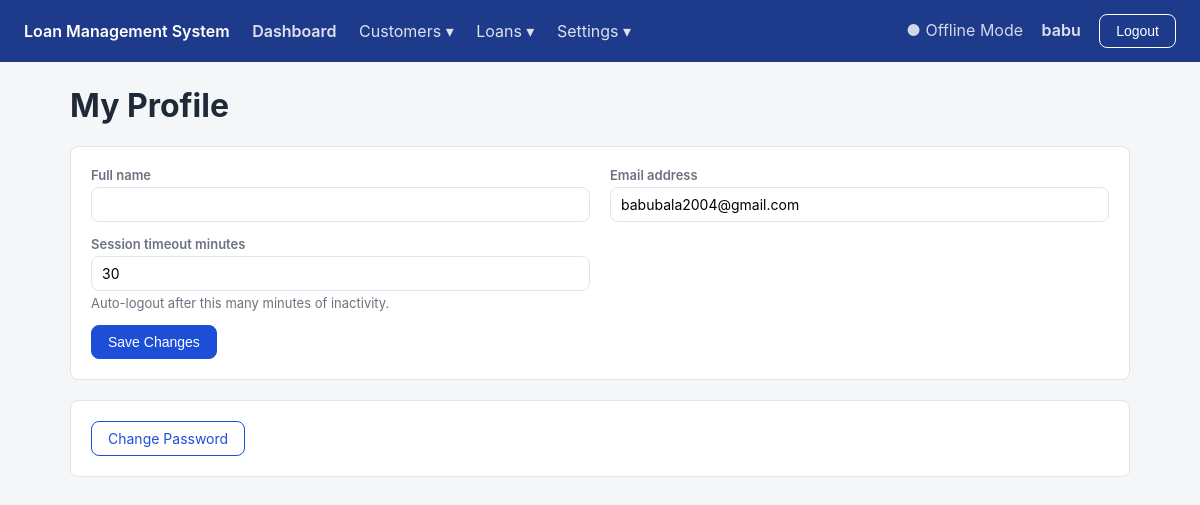
/accounts/profile/ (signed in), run on the app's committed database.
### accounts/models.py (models this page shows, shortened)
class AdminUser(AbstractUser):
    full_name = models.CharField(max_length=150, blank=True)
    session_timeout_minutes = models.PositiveIntegerField(
        default=30,
        help_text="Auto-logout after this many minutes of inactivity.",
    )

### accounts/views.py (the view)
# urls.py: path("profile/", views.profile, name="profile"),
@login_required
def profile(request):
    if request.method == "POST":
        form = AdminProfileForm(request.POST, instance=request.user)
        if form.is_valid():
            form.save()
            messages.success(request, "Profile updated.")
            return redirect("accounts:profile")
    else:
        form = AdminProfileForm(instance=request.user)
    return render(request, "accounts/profile.html", {"form": form})

### accounts/forms.py
class AdminProfileForm(forms.ModelForm):
    class Meta:
        model = AdminUser
        fields = ["full_name", "email", "session_timeout_minutes"]
    def __init__(self, *args, **kwargs):
        super().__init__(*args, **kwargs)
        self.fields["full_name"].required = True
        self.fields["email"].required = True

### core/context_processors.py (called while the page is built)
def system_settings(request):
    return {"company_name": get_setting("company_name")}

### core/models.py (called while the page is built)
def get_setting(key, default=None):
    try:
        return SystemSetting.objects.get(key=key).value
    except SystemSetting.DoesNotExist:
        return DEFAULTS.get(key, default)

### accounts/templates/accounts/profile.html (shortened to what this page needs)
{% extends "base.html" %}
{% block content %}
<h1>My Profile</h1>
<div class="card">
  <form method="post">
    <div class="form-grid">
      {% for field in form.visible_fields %}
        <div class="form-group">
          <label>{{ field.label }}</label>
          {{ field }}
          {% if field.help_text %}<small class="muted">{{ field.help_text }}</small>{% endif %}
        </div>
      {% endfor %}
    </div>
    <button class="btn" style="margin-top:14px;">Save Changes</button>
  </form>
</div>
<div class="card">
  <a href="{% url 'accounts:password_change' %}" class="btn secondary">Change Password</a>
</div>
{% endblock %}

### templates/base.html (shortened to what this page needs)
{% load static %}
<!DOCTYPE html>
<html lang="en">
<head>
  <link rel="stylesheet" href="{% static 'css/app.css' %}">
</head>
<body>
  <div class="topbar">
    <div>
      <a href="{% url 'customers:list' %}">{{ company_name|default:"Loan Management System" }}</a>
      <a href="{% url 'reports:dashboard' %}" style="margin-left:18px;opacity:.85;">Dashboard</a>
      <div class="nav-dropdown">
        <span class="nav-dropdown-toggle">Customers ▾</span>
      </div>
      <div class="nav-dropdown">
        <span class="nav-dropdown-toggle">Loans ▾</span>
      </div>
      <div class="nav-dropdown">
        <span class="nav-dropdown-toggle">Settings ▾</span>
      </div>
    </div>
    <div>
      <span style="margin-right:14px; opacity:.8;">● Offline Mode</span>
      {% if user.is_authenticated %}
        <a href="{% url 'accounts:profile' %}" style="color:#fff;opacity:.85;margin-right:14px;">{{ user.full_name|default:user.username }}</a>
        <form method="post" action="{% url 'accounts:logout' %}" style="display:inline">
          <button type="submit" class="btn secondary" style="color:#fff;border-color:#fff;">Logout</button>
        </form>
      {% endif %}
    </div>
  </div>
  <div class="container">
    {% block content %}{% endblock %}
  </div>
</body>
</html>

### static/css/app.css (style rules this page uses)
:root { --color-bg: #f4f6f8; --color-surface: #ffffff; --color-border: #e1e5ea; --color-text: #1f2937; --color-muted: #6b7280; --color-primary: #1d4ed8; --color-primary-dark: #1e3a8a; --color-success: #15803d; --color-danger: #b91c1c; --color-warning: #b45309; --radius: 8px; }
* { box-sizing: border-box; }
body { margin: 0; font-family: -apple-system, Segoe UI, Roboto, Arial, sans-serif; background: var(--color-bg); color: var(--color-text); }
.topbar { background: var(--color-primary-dark); color: #fff; padding: 14px 24px; display: flex; justify-content: space-between; align-items: center; }
.topbar a { color: #fff; text-decoration: none; font-weight: 600; }
.container { max-width: 1100px; margin: 24px auto; padding: 0 20px; }
.card { background: var(--color-surface); border: 1px solid var(--color-border); border-radius: var(--radius); padding: 20px; margin-bottom: 20px; }
h1, h2, h3 { margin-top: 0; }
.btn { display: inline-block; padding: 8px 16px; border-radius: var(--radius); border: 1px solid var(--color-primary); background: var(--color-primary); color: #fff; text-decoration: none; font-size: 14px; cursor: pointer; }
.btn.secondary { background: transparent; color: var(--color-primary); }
.form-grid { display: grid; grid-template-columns: repeat(2, 1fr); gap: 14px 20px; }
.form-group { display: flex; flex-direction: column; gap: 4px; }
.form-group label { font-size: 13px; font-weight: 600; color: var(--color-muted); }
input, select, textarea { padding: 8px 10px; border: 1px solid var(--color-border); border-radius: var(--radius); font-size: 14px; font-family: inherit; }
.muted { color: var(--color-muted); font-size: 13px; }
.nav-dropdown { position: relative; display: inline-block; margin-left: 18px; }
.nav-dropdown-toggle { cursor: pointer; opacity: .85; color: #fff; font-size: inherit; user-select: none; }

### data on the page
AdminUser: full_name "babu", visible_fields "babubala2004@gmail.com" "30"

### other printed values
{{ company_name|default:"Loan Management System" }} "Loan Management System"
{{ field.label }} "Full name" "Email address" "Session timeout minutes"
{{ field.help_text }} "Auto-logout after this many minutes of inactivity."
